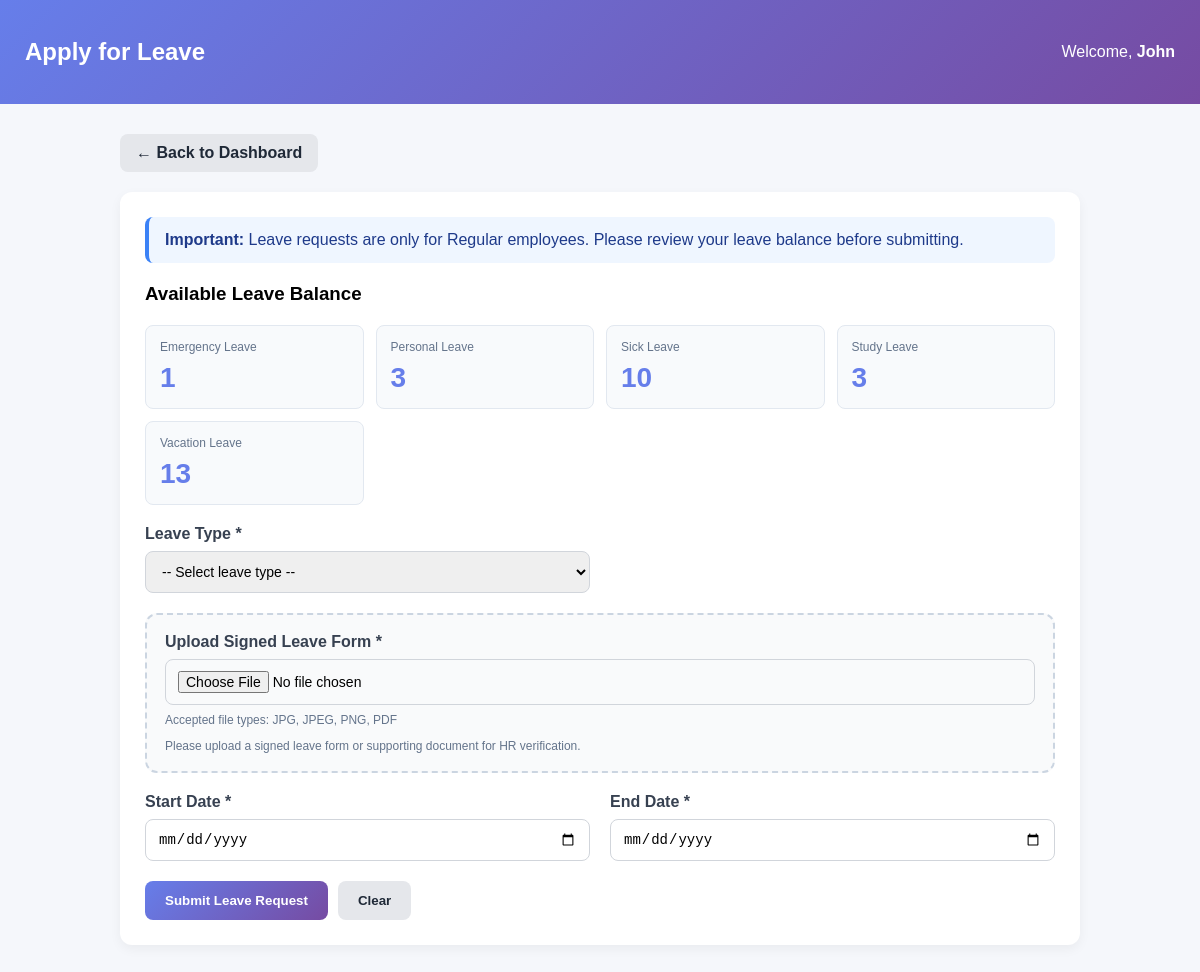
The app's page /hrgetafee-simple/employee/apply_leave.php (signed in) with its own data.
### tables this page shows
CREATE TABLE `employees` (
  `employee_id` int(11) NOT NULL,
  `employee_code` varchar(20) NOT NULL,
  `first_name` varchar(50) NOT NULL,
  `last_name` varchar(50) NOT NULL,
  `email` varchar(100) NOT NULL,
  `phone` varchar(20) DEFAULT NULL,
  `position` varchar(100) DEFAULT NULL,
  `employment_type` enum('Regular','Casual','Job Order','COS') DEFAULT 'Regular',
  `salary` decimal(10,2) DEFAULT NULL,
  `date_hired` date DEFAULT NULL,
  `status` enum('active','inactive') DEFAULT 'active',
  `created_at` timestamp NOT NULL DEFAULT current_timestamp(),
  `updated_at` timestamp NOT NULL DEFAULT current_timestamp() ON UPDATE current_timestamp(),
  `department` varchar(100) DEFAULT NULL,
  `qr_code` varchar(255) DEFAULT NULL,
  `qr_generated_date` datetime DEFAULT NULL
);

CREATE TABLE `leave_types` (
  `leave_type_id` int(11) NOT NULL,
  `leave_type_name` varchar(50) NOT NULL,
  `max_days_per_year` int(11) DEFAULT NULL,
  `description` text DEFAULT NULL,
  `created_at` timestamp NOT NULL DEFAULT current_timestamp(),
  `is_deleted` tinyint(1) DEFAULT 0,
  `deleted_at` timestamp NULL DEFAULT NULL,
  `deleted_by` int(11) DEFAULT NULL
);

### hrgetafee-simple/includes/functions.php (called while the page is built, shortened)
<?php
function get_employee_info($conn, $employee_id) {
    $stmt = $conn->prepare("SELECT * FROM employees WHERE employee_id = ? LIMIT 1");
    $stmt->bind_param("i", $employee_id);
    $stmt->execute();
    $res = $stmt->get_result();
    $row = $res->fetch_assoc();
    return $row ?: null;
}
function calculate_leave_balance($conn, $employee_id, $leave_type_id) {
    $current_year = date('Y');
    $stmt = $conn->prepare("SELECT max_days_per_year FROM leave_types WHERE leave_type_id = ? LIMIT 1");
    $stmt->bind_param("i", $leave_type_id);
    $stmt->execute();
    $res = $stmt->get_result();
    $row = $res->fetch_assoc();
    $max_days = isset($row['max_days_per_year']) ? intval($row['max_days_per_year']) : 0;
    $stmt = $conn->prepare("SELECT COALESCE(SUM(number_of_days), 0) as used_days FROM leave_requests WHERE employee_id = ? AND leave_type_id = ? AND YEAR(start_date) = ?");
    $stmt->bind_param("iii", $employee_id, $leave_type_id, $current_year);
    $stmt->execute();
    $res = $stmt->get_result();
    $used_row = $res->fetch_assoc();
    $used_days = isset($used_row['used_days']) ? intval($used_row['used_days']) : 0;
    return max(0, $max_days - $used_days);
}
?>

### hrgetafee-simple/employee/apply_leave.php (the view, shortened to what this page needs)
<?php
require_once '../config/database.php';
require_once '../includes/functions.php';
$employee = get_employee_info($conn, $_SESSION['employee_id']);
$employee_id = $_SESSION['employee_id'];
$stmt = $conn->prepare("SELECT * FROM leave_types WHERE is_deleted = FALSE ORDER BY leave_type_name ASC");
$stmt->execute();
$result = $stmt->get_result();
$leave_types = $result->fetch_all(MYSQLI_ASSOC);
?>
<!DOCTYPE html>
<html lang="en">
<head>
</head>
<body>
    <div class="navbar">
        <h2>Apply for Leave</h2>
        <div>Welcome, <strong><?php echo htmlspecialchars($employee['first_name']); ?></strong></div>
    </div>
    <div class="container">
        <a href="dashboard.php" class="back-btn">← Back to Dashboard</a>
        <?php if (($employee['employment_type'] ?? 'Regular') !== 'Regular'): ?>
            <div class="note-block">
                Leave requests are only available for <strong>Regular employees</strong>.
                Your employment type is: <strong><?php echo htmlspecialchars($employee['employment_type'] ?? 'Regular'); ?></strong>.
            </div>
        <?php else: ?>
            <div class="card">
                <div class="info-box">
                    <strong>Important:</strong> Leave requests are only for Regular employees. Please review your leave balance before submitting.
                </div>
                <h3>Available Leave Balance</h3>
                <div class="balance-grid">
                    <?php foreach ($leave_types as $leave): ?>
                        <?php $balance = calculate_leave_balance($conn, $employee_id, $leave['leave_type_id']); ?>
                        <div class="balance-card">
                            <div class="balance-label"><?php echo htmlspecialchars($leave['leave_type_name']); ?></div>
                            <div class="balance-number"><?php echo $balance; ?></div>
                        </div>
                    <?php endforeach; ?>
                </div>
                <form method="POST" enctype="multipart/form-data" id="leaveForm">
                    <div class="form-row">
                        <div>
                            <label for="leave_type_id">Leave Type *</label>
                            <select id="leave_type_id" name="leave_type_id" required>
                                <option value="">-- Select leave type --</option>
                            </select>
                        </div>
                        <div></div>
                    </div>
                    <div class="upload-box" style="margin-top: 20px;">
                        <label for="supporting_document"><strong>Upload Signed Leave Form *</strong></label>
                        <input type="file" id="supporting_document" name="supporting_document" accept=".jpg,.jpeg,.png,.pdf" required>
                        <div class="upload-tip">Accepted file types: JPG, JPEG, PNG, PDF</div>
                        <div class="required-note">Please upload a signed leave form or supporting document for HR verification.</div>
                    </div>
                    <div class="form-row" style="margin-top: 20px;">
                        <div>
                            <label for="start_date">Start Date *</label>
                            <input type="date" id="start_date" name="start_date" required min="<?php echo date('Y-m-d'); ?>" value="<?php echo isset($_POST['start_date']) ? htmlspecialchars($_POST['start_date']) : ''; ?>">
                        </div>
                        <div>
                            <label for="end_date">End Date *</label>
                            <input type="date" id="end_date" name="end_date" required min="<?php echo date('Y-m-d'); ?>" value="<?php echo isset($_POST['end_date']) ? htmlspecialchars($_POST['end_date']) : ''; ?>">
                        </div>
                    </div>
                    <div class="button-group">
                        <button type="submit" class="btn-submit" id="submitBtn">Submit Leave Request</button>
                        <button type="reset" class="btn-reset">Clear</button>
                    </div>
                </form>
            </div>
        <?php endif; ?>
    </div>
</body>
</html>

### hrgetafee-simple/employee/apply_leave.php (style rules this page uses)
* { box-sizing: border-box; }
body { font-family: Arial, sans-serif; background: #f5f7fb; margin: 0; }
.navbar { background: linear-gradient(135deg, #667eea 0%, #764ba2 100%); color: white; padding: 18px 25px; display: flex; justify-content: space-between; align-items: center; }
.container { max-width: 1000px; margin: 0 auto; padding: 30px 20px; }
.back-btn { display: inline-block; background: #e5e7eb; color: #1f2937; padding: 10px 16px; text-decoration: none; border-radius: 8px; font-weight: 600; margin-bottom: 20px; }
.card { background: white; border-radius: 12px; padding: 25px; box-shadow: 0 4px 12px rgba(0,0,0,0.05); margin-bottom: 25px; }
.form-row { display: grid; grid-template-columns: 1fr 1fr; gap: 20px; }
label { display: block; margin-bottom: 8px; font-weight: 700; color: #374151; }
input, select { width: 100%; padding: 11px 12px; border: 1px solid #d1d5db; border-radius: 8px; font-size: 14px; }
.info-box { background: #eff6ff; border-left: 4px solid #3b82f6; padding: 14px 16px; border-radius: 8px; color: #1e3a8a; margin-bottom: 20px; }
.balance-grid { display: grid; grid-template-columns: repeat(auto-fit, minmax(180px, 1fr)); gap: 12px; margin: 20px 0; }
.balance-card { background: #f8fafc; border: 1px solid #e2e8f0; border-radius: 8px; padding: 14px; }
.balance-label { font-size: 12px; color: #64748b; }
.balance-number { font-size: 28px; font-weight: 700; color: #667eea; margin-top: 8px; }
.button-group { display: flex; gap: 10px; margin-top: 20px; }
.btn-submit { background: linear-gradient(135deg, #667eea 0%, #764ba2 100%); color: white; padding: 12px 20px; border: none; border-radius: 8px; font-weight: 700; cursor: pointer; }
.btn-reset { background: #e5e7eb; color: #1f2937; padding: 12px 20px; border: none; border-radius: 8px; font-weight: 700; cursor: pointer; }
.upload-box { border: 2px dashed #cbd5e1; border-radius: 12px; padding: 18px; background: #f9fafb; margin-top: 10px; }
.upload-tip { color: #64748b; font-size: 12px; margin-top: 8px; }
.required-note { font-size: 12px; color: #64748b; margin-top: 12px; }

### records on screen
employees: first_name "John"
leave_types: leave_type_name "Emergency Leave", balance "1", leave_type_id "3"
leave_types: leave_type_name "Personal Leave"
leave_types: leave_type_name "Sick Leave", balance "10"
leave_types: leave_type_name "Study Leave"
leave_types: leave_type_name "Vacation Leave", balance "13"
